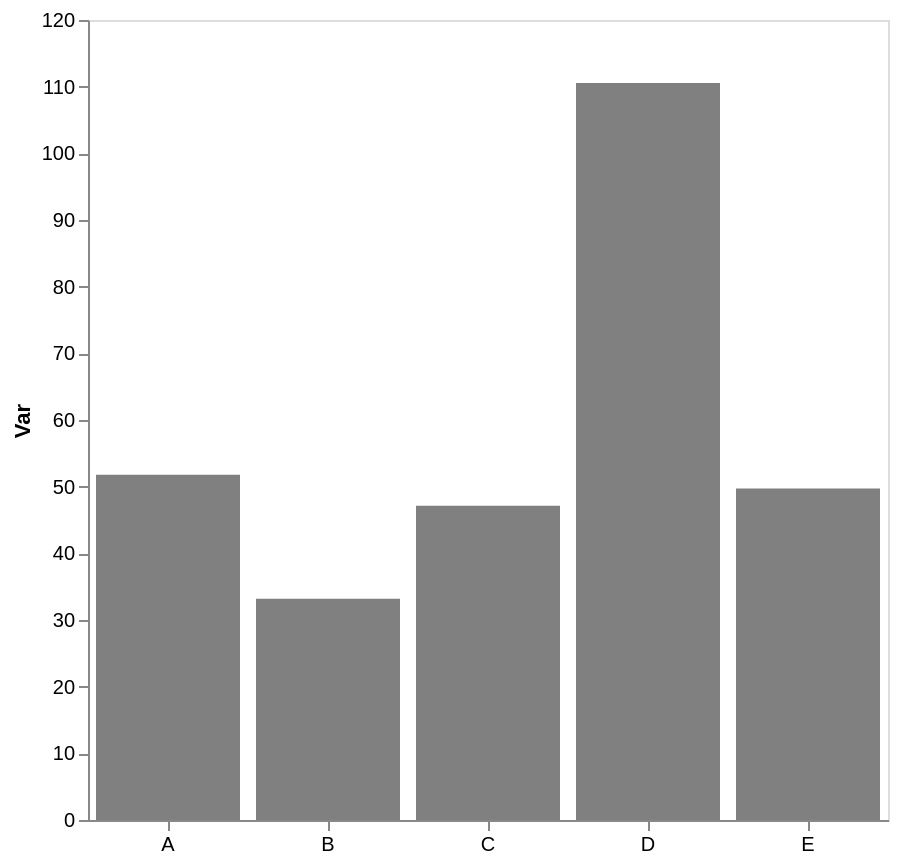

Vega-Lite specification for this chart:
### Vega-Lite specification from a JSON file in a GitHub repository (floating-point values rounded to 4 significant figures)
{"config": {"view": {"continuousWidth": 300, "continuousHeight": 300}, "axis": {"grid": false}, "bar": {"color": "gray"}}, "data": {"name": "data-08851dda8ecbeb30d1570a897ae9e690"}, "mark": {"type": "bar"}, "encoding": {"x": {"axis": {"labelAngle": 0, "title": null}, "field": "cat", "type": "nominal"}, "y": {"aggregate": "mean", "axis": {"title": "Var"}, "field": "var1", "type": "quantitative"}}, "height": 400, "width": 400, "$schema": "https://vega.github.io/schema/vega-lite/v5.17.0.json", "datasets": {"data-08851dda8ecbeb30d1570a897ae9e690": [{"cat": "C", "var1": 48.73, "var2": 56.83}, {"cat": "C", "var1": 45.57, "var2": 45.66}, {"cat": "A", "var1": 38.22, "var2": 53.86}, {"cat": "E", "var1": 55.16, "var2": 41.97}, {"cat": "E", "var1": 38.13, "var2": 64.27}, {"cat": "D", "var1": 113.4, "var2": 55.11}, {"cat": "D", "var1": 107.7, "var2": 63.91}, {"cat": "A", "var1": 65.35, "var2": 57.25}, {"cat": "E", "var1": 41.78, "var2": 37.64}, {"cat": "E", "var1": 61.53, "var2": 48.01}, {"cat": "B", "var1": 33.18, "var2": 46.42}, {"cat": "E", "var1": 52.0, "var2": 34.48}]}}
